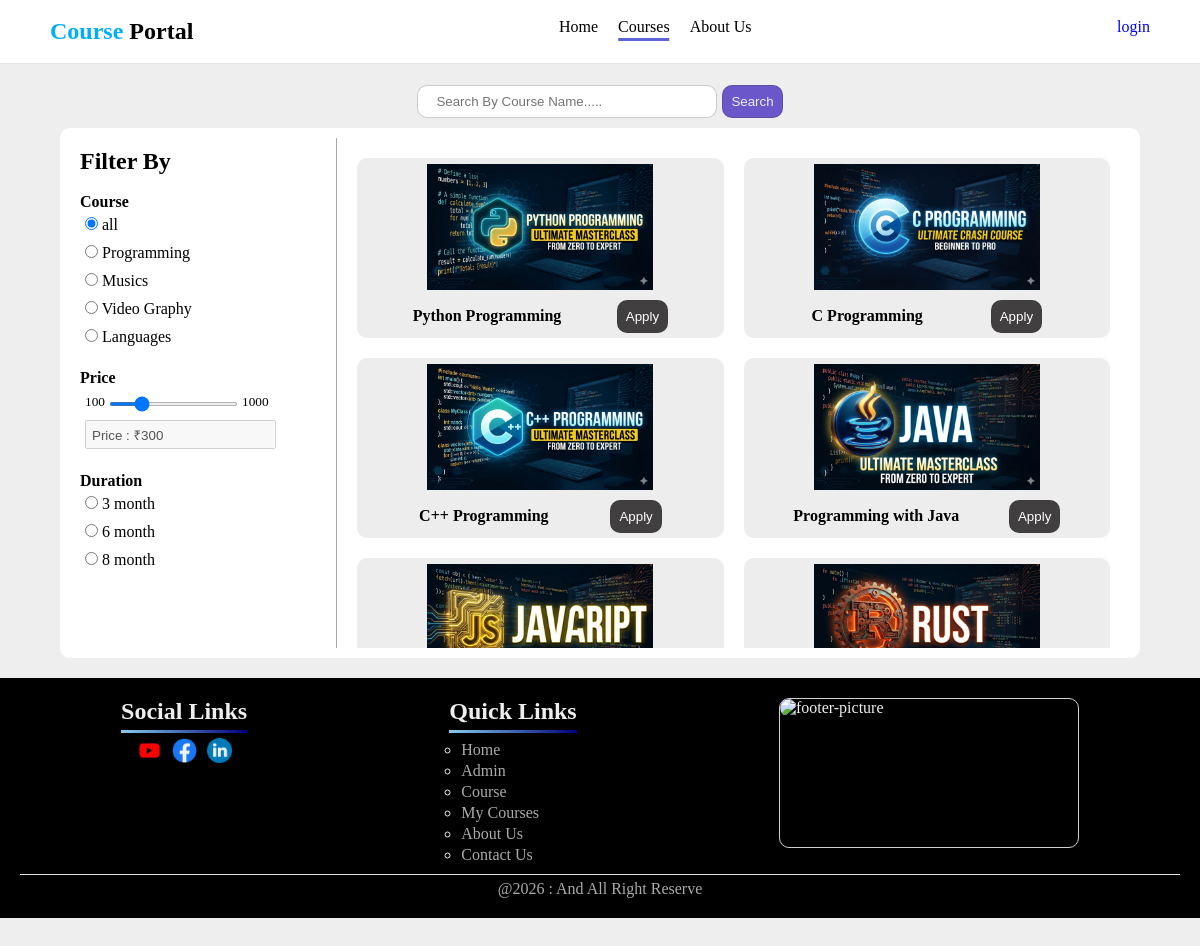
Screenshot of /course/ with the database file from the repository.
### app/models/course_db.py (models this page shows, shortened)
class Course(db.Model):
    __tablename__ = "courses"
    id:Mapped[int] = mapped_column(primary_key=True, autoincrement=True)
    course_name:Mapped[str] = mapped_column(nullable=False)
    course_details:Mapped[str] = mapped_column(nullable=True)
    user_id:Mapped[int] = mapped_column(ForeignKey("users.id"), nullable=True)
    price:Mapped[int] = mapped_column(default=0, nullable=True)
    thumbnail:Mapped[str] = mapped_column(default=None, nullable=True)
    course_type:Mapped[str] = mapped_column(nullable=False)
    course_duration:Mapped[int] = mapped_column(nullable=False)
    author:Mapped["User"] = relationship(back_populates="courses")

### app/routes/course.py (the view)
@course_bp.route("/", methods=['GET', 'POST'])
def course_page():
    user = session.get("user_id", "")
    is_admin = session.get("is_admin", "")
    return render_template('courses.html', user=user, is_admin=is_admin, courses = get_all_courses())

### app/routes/course.py (called while the page is built, shortened)
def get_all_courses() -> List[Course]:
    user_id = session.get("user_id")
    if not user_id:
        return db.session.query(Course).all()

### main.py (called while the page is built)
@app1.context_processor
def inject_user_data():
    return {
        "user": session.get("user_id"),
        "is_admin": session.get("is_admin", False)
    }

### app/templates/courses.html (shortened to what this page needs)
{% extends 'base.html' %}
{% block style %}
    <link rel="stylesheet" href="{{ url_for('static', filename='css/course.css') }}" />
{% endblock %}
{% block middle %}
    <ul>
        <li class="nav-header"><a href="{{ url_for('home.index') }}">Home</a></li>
        <li class="nav-header active"><a href="{{ url_for('course.course_page') }}">Courses</a></li>
        <li class="nav-header"><a href="{{ url_for('about.about_page') }}">About Us</a></li>
    </ul>
{% endblock %}
{% block content %}
    <div id="container">
        <div class="search-container">
            <input
                type="search"
                name="query"
                id="search-query"
                placeholder="Search By Course Name....."
            />
            <button onclick="handleCourseSearch(event)">Search</button>
        </div>
        <div class="result-bottom">
            <div id="filter-by">
                <h2>Filter By</h2>
                <br />
                <h4>Course</h4>
                <div class="filter-group">
                    <input class="courseName" type="radio" name="courseName" value="all"
                        onclick="handleCourseChange(event)" checked
                    />
                    <label>all</label>
                </div>
                <div class="filter-group">
                    <input class="courseName" type="radio" name="courseName" value="programming"
                        onclick="handleCourseChange(event)"
                    />
                    <label>Programming</label>
                </div>
                <div class="filter-group">
                    <input class="courseName" type="radio" name="courseName" value="music"
                        onclick="handleCourseChange(event)"
                    />
                    <label>Musics</label>
                </div>
                <div class="filter-group">
                    <input class="courseName" type="radio" name="courseName" value="videography"
                        onclick="handleCourseChange(event)"
                    />
                    <label>Video Graphy</label>
                </div>
                <div class="filter-group">
                    <input class="courseName" type="radio" name="courseName" value="language"
                        onclick="handleCourseChange(event)"
                    />
                    <label>Languages</label>
                </div>
                <br/>
                <h4>Price</h4>
                <div class="filter-group">
                    <label for="price"><small>100</small></label>
                    <input
                        id="price"
                        name="price"
                        type="range" name="courseName"
                        value="300"
                        min="100"
                        max="1000"
                        onchange="showPriceValue()"
                    />
                    <label for="price"><small>1000</small></label>
                </div>
                <div class="filter-group">
                    <input
                        id="priceshow"
                        value="Price : ₹300"
                        style="padding: 5px;"
                        disabled
                    />
                </div>
                <br/>
                <h4>Duration</h4>
                <div class="filter-group">
                    <input type="radio" name="courseDuration" value="3" />
                    <label>3 month</label>
                </div>
                <div class="filter-group">
                    <input type="radio" name="courseDuration" value="6" />
                    <label>6 month</label>
                </div>
                <div class="filter-group">
                    <input type="radio" name="courseDuration" value="8" />
                    <label>8 month</label>
                </div>
            </div>
            <div id="result">
                {% for course in courses %}
                    <div class="result-container" id="{{course.id}}-{{course.id}}">
                        <div class="result-container-image"
                            style="background-image: url({{course.thumbnail}});
                        ">
                        </div>
                        <div class="result-info">
                            <h4>{{ course.course_name }}</h4>
                            <button onclick="showForm(event)" id="{{course.id}}">Apply</button>
                        </div>
                    </div>
                {% endfor %}
            </div>
        </div>
    </div>
{% endblock %}

### app/templates/base.html (shortened to what this page needs)
<!DOCTYPE html>
<html lang="en">
<head>
    <link rel="stylesheet" href="{{ url_for('static', filename='css/base.css') }}" />
    {% block style %}{% endblock %}
</head>
<body>
    <div id="home-container">
        <header>
            <nav class="nav-bar">
                <div id="left">
                    <h2 style="font-size:x-large;">
                        <span style="
                            color:rgb(0, 174, 255);
                        ">Course </span>
                        <span >Portal</span>
                    </h2>
                </div>
                <div id="middle">
                    {% block middle %}
                    {% endblock %}
                </div>
                <div id="right">
                    {% if user %}
                        <div>
                            <a href="{{ url_for('account.account_page') }}">
                                <img id="user-logo" src="{{ url_for('static', filename='images/user.png') }}" alt="user" />
                            </a>
                        </div>
                        <div>
                            <a href="{{ url_for('auth.logout') }}" style="color:red; text-decoration:none;">logout</a>
                        </div>
                    {% else %}
                        <a href="{{ url_for('auth.login') }}" style="color:blue; text-decoration: none;">login</a>
                    {% endif %}
                </div>
            </nav>
        </header>
        <main>
            {% block content %}
            {% endblock %}
            <footer>
                <div id="top">
                    <section  id="social-links">
                        <h2>Social Links</h2>
                        <div class="line"></div>
                        <ul>
                            <li>
                                <a target="_blank" href="https://www.youtube.com">
                                    <img src="{{ url_for('static', filename='images/youtube.png') }}" class="icon-image" alt="youtube" />
                                </a>
                            </li>
                            <li>
                                <a target="_blank" href="https://www.facebook.com">
                                    <img src="{{ url_for('static', filename='images/facebook.png') }}" class="icon-image" alt="facebook" />
                                </a>
                            </li>
                            <li>
                                <a target="_blank" href="https://www.linkedin.com">
                                    <img src="{{ url_for('static', filename='images/linkedin.png') }}" class="icon-image" alt="linkedin" />
                                </a>
                            </li>
                        </ul>
                    </section>
                    <section id="quick-links">
                        <h2>Quick Links</h2>
                        <div class="line"></div>
                        <ul>
                            <li><a href="{{ url_for('home.index') }}">Home</a></li>
                            <li><a href="{{ url_for('admin.admin_page') }}">Admin</a></li>
                            <li><a href="{{ url_for('course.course_page') }}">Course</a></li>
                            <li><a href="{{ url_for('course.own_page') }}">My Courses</a></li>
                            <li><a href="{{ url_for('about.about_page') }}">About Us</a></li>
                            <li><a href="{{ url_for('contact.contact_page') }}">Contact Us</a></li>
                        </ul>
                    </section>
                    <section id="div-image-section">
                        <div style="
                            width: 300px;
                            height: 150px;
                            border: 1px solid rgba(211, 208, 208, 1);
                            border-radius: 10px;
                        ">
                            <img style="
                                width: 100%;
                                height: 100%;
                                border-radius: 10px;
                            " src="{{url_for('static', filename="images/footer-img.jpg")}}" alt="footer-picture" />
                        </div>
                    </section>
                </div>
                <div id="down">
                    <div id="full-line"></div>
                    <div>
                        <p style="
                            text-align:center;
                            color: #aaa;
                        ">@2026 : And All Right Reserve</p>
                    </div>
                </div>
            </footer>
        </main>
    </div>
</body>
</html>

### app/static/css/base.css (style rules this page uses)
* { padding: 0; margin: 0; box-sizing: border-box; }
body { font-family: Cambria, Cochin, Georgia, Times, 'Times New Roman', serif; background-color: #eee; }
html { scroll-behavior: smooth; }
.nav-bar { display: flex; width: 100%; justify-content: space-between; background-color: #fff; border-bottom: 1px solid rgba(0, 0, 0, 0.1); padding: 18px; color: black; position: fixed; padding-left: 50px; padding-right: 50px; z-index: 100; }
.nav-bar #middle ul { list-style-type: none; display: flex; flex-direction: row; align-items: center; gap: 20px; }
.nav-bar #middle ul li a { text-decoration: none; color: black; font-weight: 400; }
.nav-bar #right { display: flex; flex-direction: row; gap: 10px; }
.nav-header.active { position: relative; }
.nav-header { position: relative; }
.nav-header::after { content: ""; width: 0%; height: 0%; transition: width 0.1s linear; }
.nav-header.active::after { content: ""; width: 100%; height: 3px; background-color: rgb(93, 101, 214); position: absolute; left: 50%; transform: translateX(-50%); bottom: -5px; }
main { width: 100%; position: absolute; top: 85px; display: flex; flex-direction: column; align-items: center; gap: 20px; }
footer { background-color: black; width: 100%; color: #eee; display: flex; flex-direction: column; padding: 20px; gap: 10px; }
footer #top { width: 100%; display: flex; justify-content: space-around; }
#social-links ul { display: flex; gap: 10px; list-style-type: none; justify-content: center; }
#social-links .icon-image { width: 25px; height: 25px; }
#quick-links ul { margin-left: 12px; list-style-type:circle; }
#quick-links ul li a { text-decoration: none; color: #aaa; display: inline-block; margin-top: 3px; }
footer #down #full-line { height: 1px; background-color: rgb(230, 226, 226); margin-bottom: 5px; }
.line { height: 3px; width: 100%; margin: 5px; margin-left: 0; background-image: linear-gradient( to right, skyblue, navy ) }

### app/static/css/course.css (style rules this page uses)
#container { width: 90%; }
.search-container { display: flex; justify-content: center; gap: 5px; }
.search-container input, button { padding: 8px; border-radius: 10px; border: 1px solid rgba(58, 57, 57, 0.25); outline: none; }
.search-container input { width: 300px; text-indent: 10px; }
.search-container button { background-color: rgb(107, 86, 202); cursor: pointer; color: #eee; }
.result-bottom { margin-top: 10px; max-height: 530px; background-color: rgb(255, 255, 255); border-radius: 10px; padding: 10px; display: flex; flex-direction: row; }
#price { height: 4px; scroll-behavior: smooth; }
.filter-group { padding: 5px; }
#filter-by { border-right: 1px solid rgba(0, 0, 0, 0.35); padding: 10px; overflow-y: scroll; width: 320px; scrollbar-width: none; }
#result { width: 90%; display: grid; grid-template-columns: repeat(auto-fit, minmax(250px, 1fr)); gap: 20px; justify-content: center; padding: 20px; overflow-y: scroll; scrollbar-width: auto; scrollbar-color: #534080 #ffffff; scroll-behavior: smooth; }
#result .result-container { width: 100%; height: 180px; background-color: rgba(141, 137, 137, 0.15); display: flex; flex-direction: column; justify-content: center; align-items: center; border-radius: 10px; transform: scale(100%, 100%); transition: transform 0.1s linear; gap: 10px; }
.result-container-image { width: 90%; height: 70%; background-position: center; background-size: contain; background-repeat: no-repeat; border-radius: 20px; }
.result-info { width: 100%; display: flex; flex-direction: row; align-items: center; justify-content: space-evenly; }
.result-info button { background-color: rgb(65, 63, 63); color: white; cursor: pointer; transition: background-color 0.3s linear; }

### rows the page displays
Course: thumbnail (picture), course_name "Python Programming"
Course: thumbnail (picture), course_name "C Programming"
Course: thumbnail (picture), course_name "C++ Programming"
Course: thumbnail (picture), course_name "Programming with Java"
Course: thumbnail (picture)
Course: thumbnail (picture)
